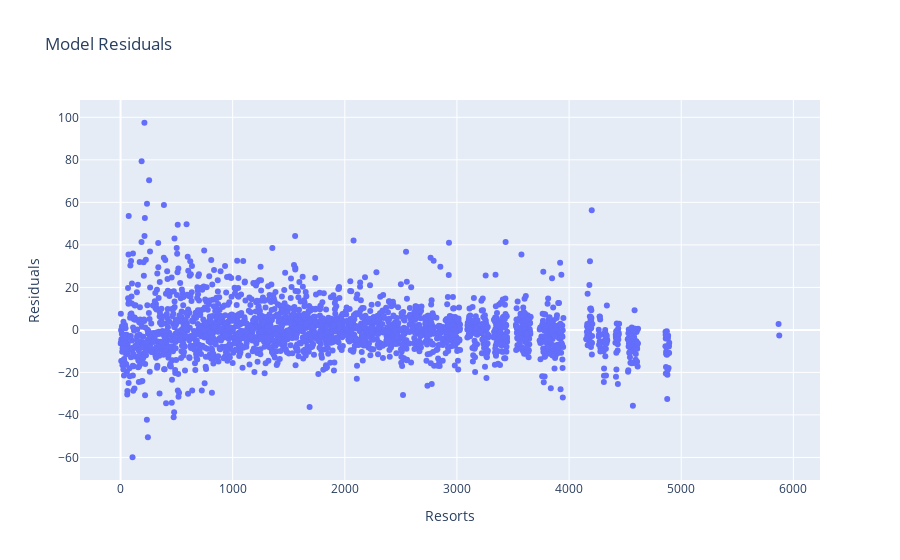

Notebook code for this chart:
### Code cell
# Look at the residuals over the resorts
fig = go.Figure()
fig.add_trace(go.Scatter(
    x=X_train.index, 
    y=resort_model.resid, 
    name="Model Residuals", mode="markers"))

fig.update_layout(title="Model Residuals", xaxis_title="Resorts",
    yaxis_title="Residuals")

fig.show()

### Figure 1 — Plotly figure (JSON) as saved in the notebook; plotly's stock layout.template omitted (floating-point values rounded to 4 significant figures; data arrays with more than 128 entries replaced by an {"elided": "..."} marker saying what was removed)
{"data": [{"mode": "markers", "name": "Model Residuals", "type": "scatter", "x": {"elided": "2370 int values"}, "y": {"elided": "2370 float values"}}], "layout": {"title": {"text": "Model Residuals"}, "xaxis": {"title": {"text": "Resorts"}}, "yaxis": {"title": {"text": "Residuals"}}}}
